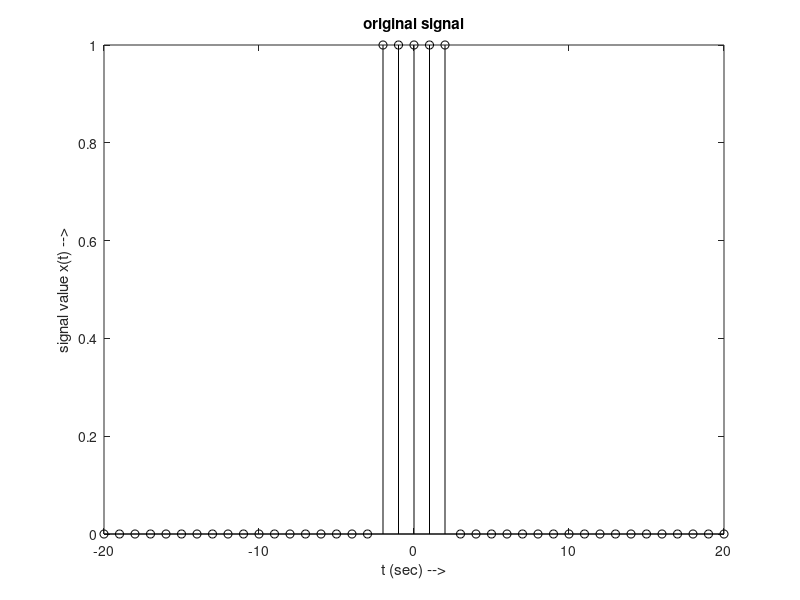
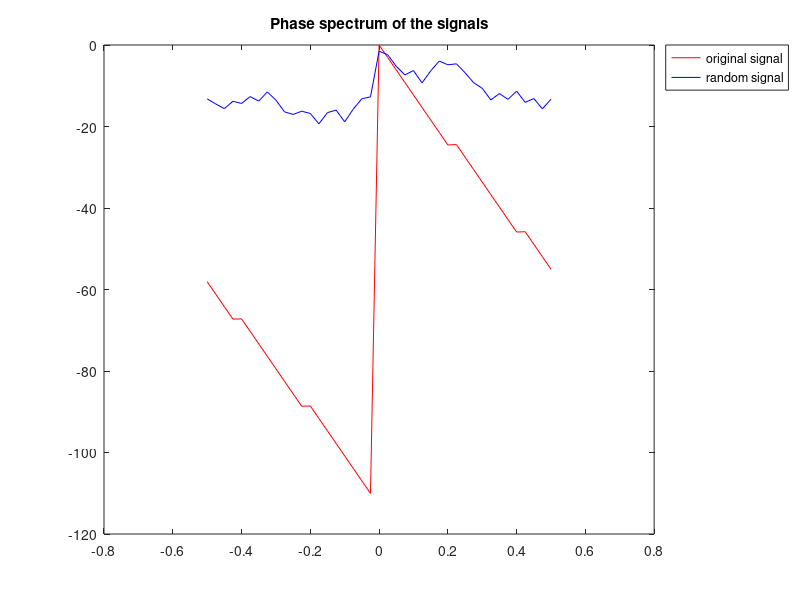
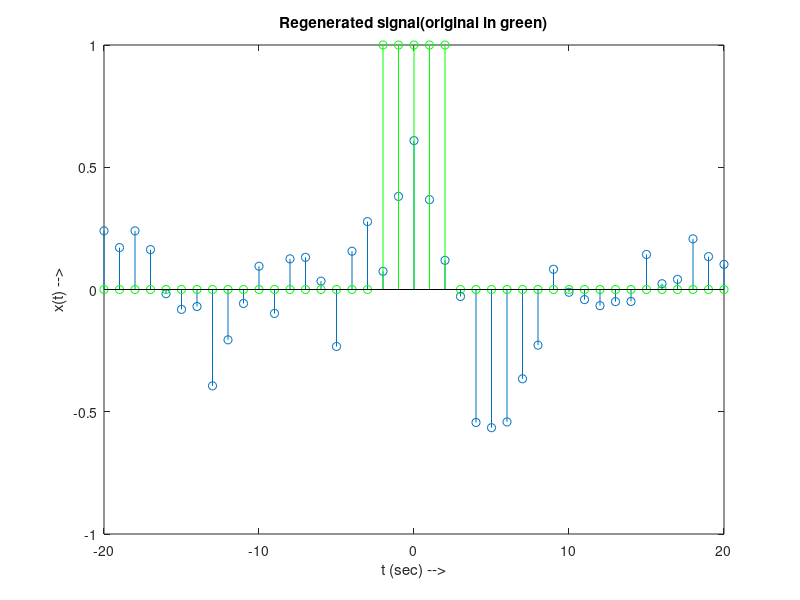
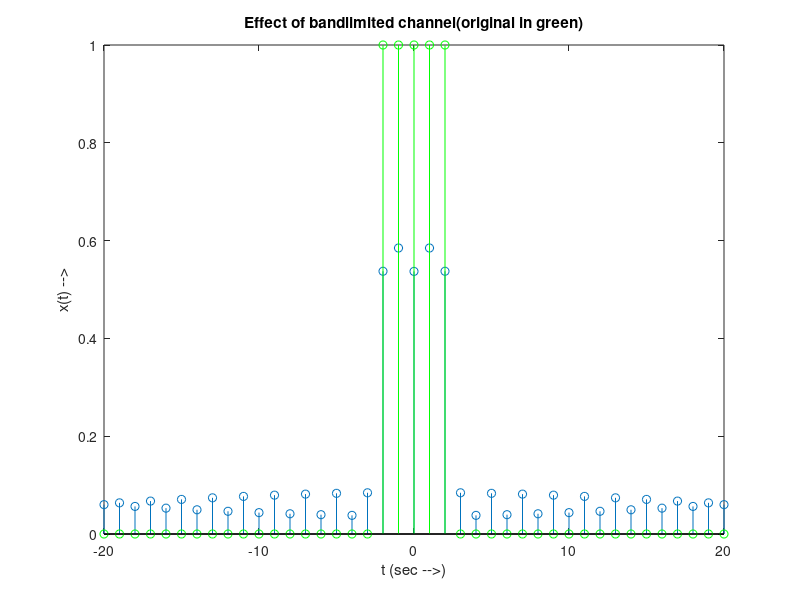

Source code (MATLAB) for these figures, in order:
close all;
clear all;

%%generating the signal
t = -20:20;
pulse = [zeros(1,18),ones(1,5),zeros(1,18)];


%%plotting the original signal
figure,stem(t,pulse,'k'),
title('original signal');
xlabel('t (sec) -->');
ylabel('signal value x(t) -->')

%%calculating the fourier transform
pf = fft(pulse);
mag_pf = fftshift(abs(pf));
ang = fftshift(unwrap(angle(pf)));
faxis = linspace(-0.5,0.5,length(pf));

%%plotting the magnitude spectrum of signal
% figure,stem(faxis,mag_pf);
% title('dft of the original signal');

%%introducing random channel noise
for j = 1:length(pf),
     random(j) = pf(j)*exp(10*i*randn(1)); %changing phase
%     random(j) = pf(j)*rand(1);%changing magnitude
%     random(j) = pf(j) + randn(1);%changing both magnitude and phase
end

%%calculating the recieved signal
r_ang =  fftshift(unwrap(angle(random)));
inv = ifft(random);

%%plotting the phase spectrum of the signals
figure,plot(faxis,ang,'r',faxis,r_ang,'b');
title('Phase spectrum of the signals');
Hleg = legend('original signal','random signal');
set(Hleg,'location','northeastoutside')
hold off;

%%plotting the regenerated signal
figure,stem(t,inv);
title('Regenerated signal(original in green)');
xlabel('t (sec) -->');
ylabel('x(t) -->');
hold on;
stem(t,pulse,'g');
hold off

%%%%%%%%%%%%%%%%%%%%%%%%%%%%%%%%%%

%%bandlimit the channel
for i = 1:length(pf),
    if  i > 20
        pfl(i) = 0;
    else
        pfl(i) = pf(i);
    end
end

%%calculate the band limited value
new_pulse = ifft(pfl);

%%plotting the output of bandlimited channel
figure,stem(t,new_pulse);
title('Effect of bandlimited channel(original in green)');
xlabel('t (sec -->)');
ylabel('x(t) -->');
hold on;
stem(t,pulse,'g');
hold off;

